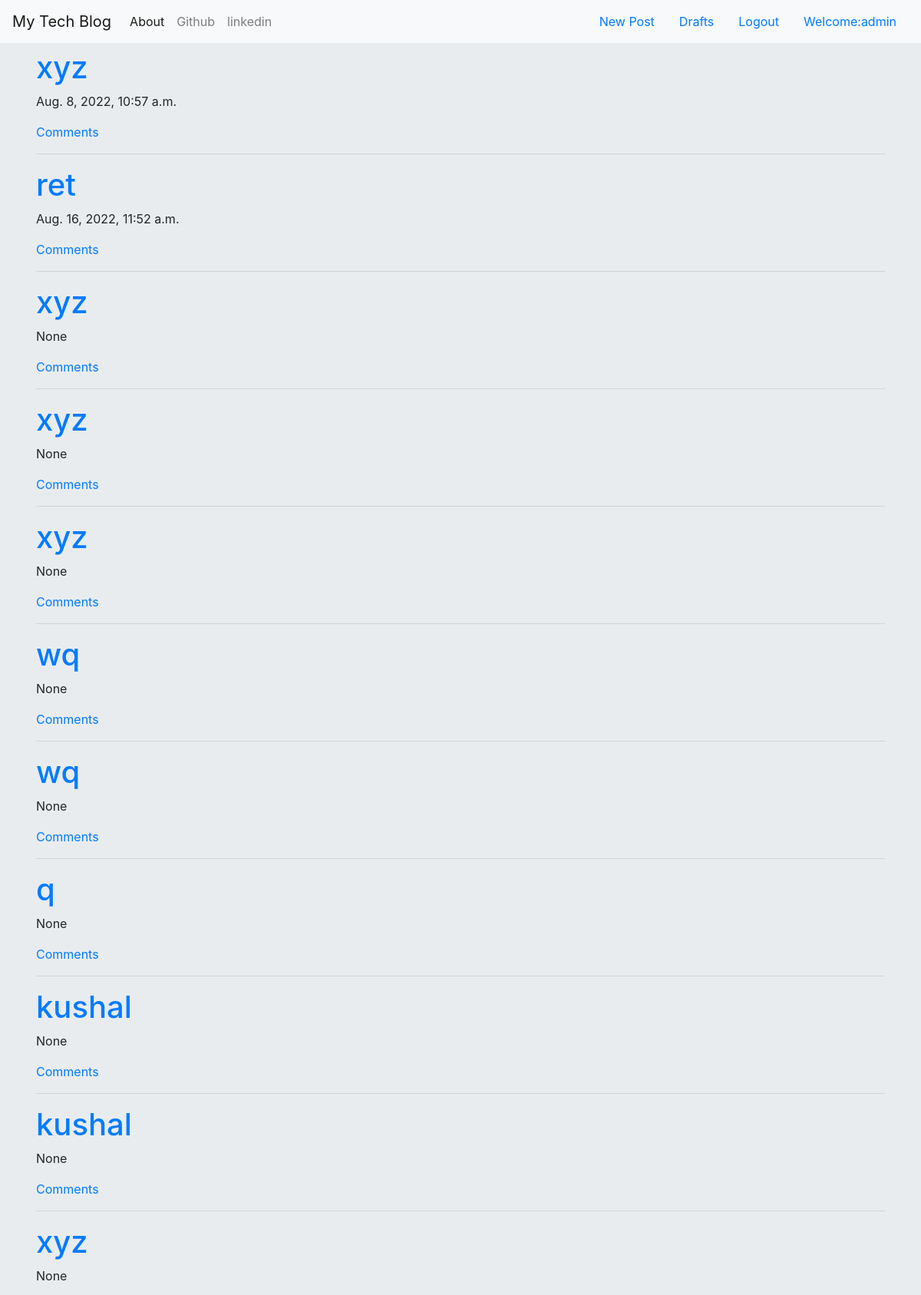
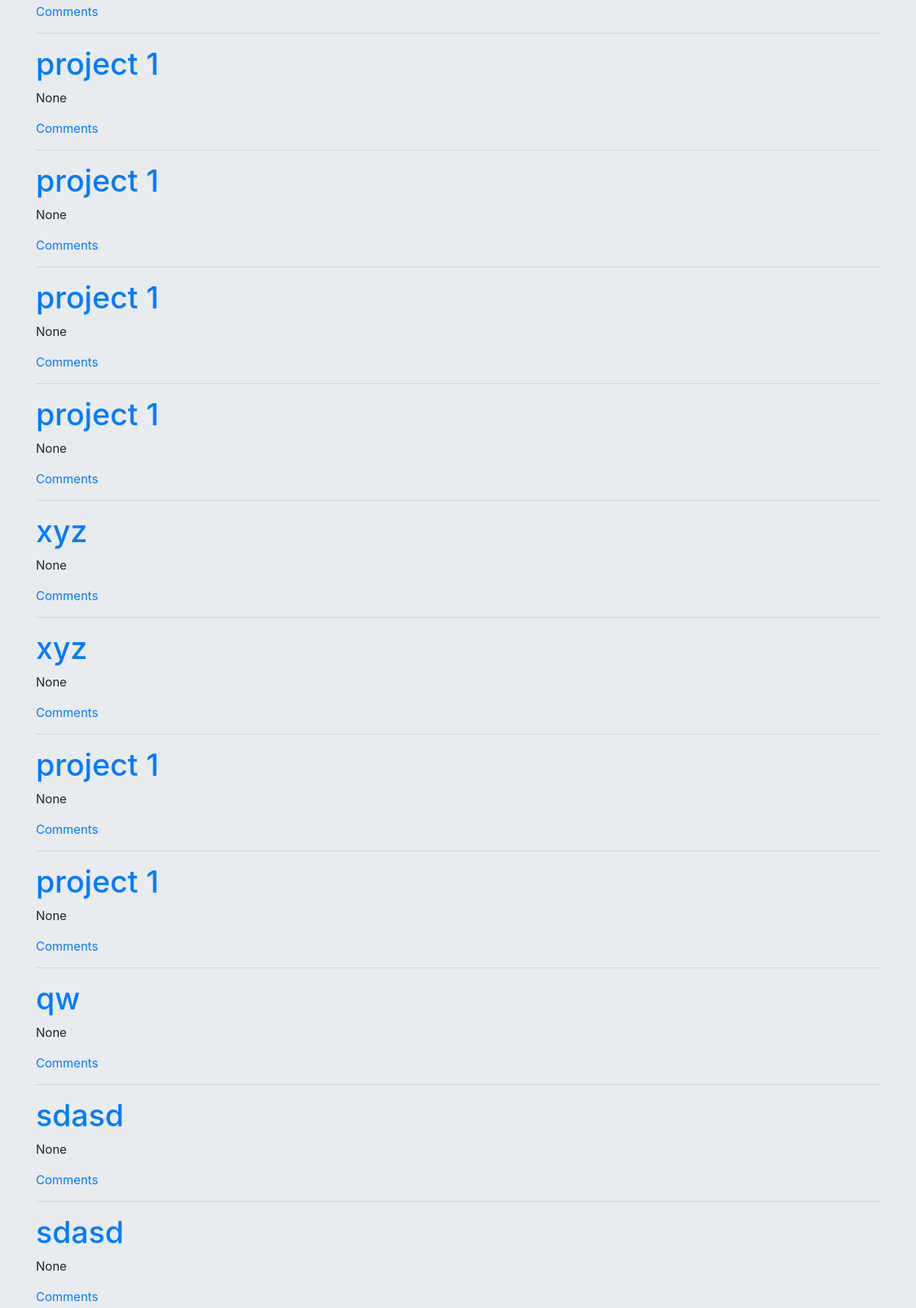
The app's page / (signed in, upper part) with its own data (2 pictures, top to bottom).
### blog/models.py (models this page shows, shortened)
class post(models.Model):
    author = models.ForeignKey('auth.User',on_delete=models.CASCADE)
    title= models.CharField(max_length=200)
    text = models.TextField()
    create_date = models.DateTimeField(default=timezone.now())
    published_date = models.DateTimeField(blank=True,null=True)

### blog/views.py (the view)
# urls.py: path('',home,name='home'),
def home(request):
    if 'user' in request.session:
        user_name= request.session['user']
        publish = post.objects.all()
        return render(request,'home.html',{'publish':publish,'user':user_name})
    else:
        return redirect('login')

### blog/templates/home.html
{%extends 'base.html'%}
{%block content %}
{%for i in publish%}
<div class="centerstage container">
<h1><a href="{% url 'postdetail' pk=i.pk %}">{{i.title}}</a></h1>
<p>{{i.published_date}}</p>
<a href="{% url 'add_comment_post' pk=i.pk %}">Comments</a>
<hr>
</div>
{%endfor%}
{%endblock%}

### blog/templates/base.html (shortened to what this page needs)
<!DOCTYPE html>
{%load static %}
<html lang="en">
<head>
    <link rel="stylesheet" href="https://cdn.jsdelivr.net/npm/bootstrap@4.6.2/dist/css/bootstrap.min.css">
</head>
<body>
    <nav class="navbar navbar-expand-lg navbar-light bg-light  fixed-top ">
        <a class="navbar-brand" href="{%url 'home'%}">My Tech Blog</a>
        <div class="collapse navbar-collapse" id="navbarSupportedContent">
          <ul class="navbar-nav mr-auto">
            <li class="nav-item active">
              <a class="nav-link" href="{%url 'about'%}">About</a>
            </li>
            <li class="nav-item">
              <a class="nav-link" href="https://github.com/Kushalpatel932">Github</a>
            </li>
            <li class="nav-item">
              <a class="nav-link" href="#">linkedin</a>
            </li>
          </ul>
          <ul class="nav justify-content-end">
            {% if 'user' in request.session %}
            <li class="nav-item">
              <a class="nav-link " href="{%url 'newpost'%}">New Post</a>
            </li>
            <li class="nav-item">
              <a class="nav-link" href="{%url 'draft'%}">Drafts</a>
            </li>
            <li class="nav-item">
              <a class="nav-link" href="{%url 'logout' %}">Logout</a>
            </li>
            <li class="nav-item">
              <a class="nav-link" href="#">Welcome:{{user}}</a>
            </li>
            {%else%}
            <li class="nav-item">
              <a class="nav-link " href="{%url 'login'%}">Login</a>
            </li>
            {%endif%}
          </ul>
        </div>
      </nav>
      <div class="jumbotron">
      {%block content%}
      {%endblock%}
      </div>
</body>
</html>

### records on screen
post: title "xyz", published_date "Aug. 8, 2022, 10:57 a.m."
post: title "ret", published_date "Aug. 16, 2022, 11:52 a.m."
post: title "xyz", published_date "None"
post: title "xyz", published_date "None"
post: title "xyz", published_date "None"
post: title "wq", published_date "None"
post: title "wq", published_date "None"
post: title "q", published_date "None"
post: title "kushal", published_date "None"
post: title "kushal", published_date "None"
post: title "xyz", published_date "None"
post: title "project 1", published_date "None"
post: title "project 1", published_date "None"
post: title "project 1", published_date "None"
post: title "project 1", published_date "None"
post: title "xyz", published_date "None"
post: title "xyz", published_date "None"
post: title "project 1", published_date "None"
post: title "project 1", published_date "None"
post: title "qw", published_date "None"
post: title "sdasd", published_date "None"
post: title "sdasd", published_date "None"

### other values on screen
{{ user }} "admin"
